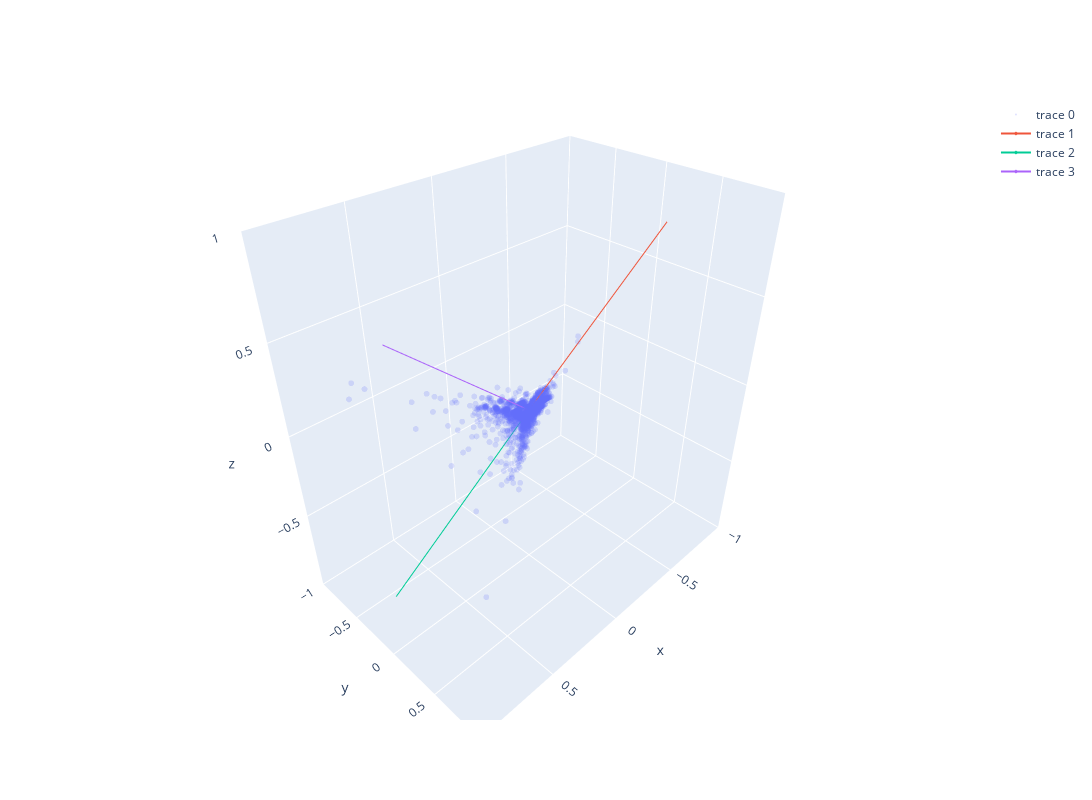

This figure's notebook cell:
### Markdown cell above
In the next cell, you are asked to perform a 3 components PCA and plot it using Plotly.
<div class="alert alert-danger">
 Note: On certain versions of Firefox, the 3D scatter function of plotly may have some issues.
</div>

### Code cell
"""
CELL N°2.2.2 : Principal Component Analysis (3D)

@pre:  A pandas.DataFrame `X` containing the dataset and labels `y`
@post: A PCA visualization in 3D where points are colored with respect to true labels `y`
"""
import plotly.graph_objs as go

def PCA_3comp_visu(X):

    pca = PCA(n_components=3) # create the scikit-learn estimator, here the PCA with 3 PCs
    X = pca.fit_transform(X) # fit the data, i.e., actually run the estimation of PCs and loadings from dataset X
    X_normalized = X / (X.max(axis=0) - X.min(axis=0))
    X = pd.DataFrame(data=X_normalized, columns=["PC1", "PC2", "PC3"])

    # plot data
    scat3d_tr = go.Scatter3d(x=X["PC1"], y=X["PC2"], z=X["PC3"], ids=y, mode='markers', marker=dict(size=2, opacity=0.2))

    fig2 = go.FigureWidget(data=[scat3d_tr])

    for length, vector in zip(pca.explained_variance_, pca.components_):
        v = vector * 3 * np.sqrt(length)
        vec = np.vstack((pca.mean_, pca.mean_ + v)) 
        fig2.add_trace(go.Scatter3d(x=vec[:,0], y=vec[:,1], z=vec[:,2], marker=dict(symbol='diamond', size=3)))

    fig2.update_layout(
        scene = dict(
            xaxis = dict(nticks=10, range=[-1,1]),
            yaxis = dict(nticks=10, range=[-1,1]),
            zaxis = dict(nticks=10, range=[-1,1]),
            aspectmode = 'data'
        ),
        width=1200, height=800,
        showlegend = True)

    fig2.show()

PCA_3comp_visu(X)

### Figure 1 — Plotly figure (JSON) as saved in the notebook; plotly's stock layout.template omitted (floating-point values rounded to 4 significant figures; data arrays with more than 128 entries replaced by an {"elided": "..."} marker saying what was removed)
{"data": [{"ids": {"elided": "5388 int values"}, "marker": {"opacity": 0.2, "size": 2}, "mode": "markers", "type": "scatter3d", "uid": "18797e4a-5f81-43e0-90ea-048e0b1eaf3c", "x": {"elided": "5388 float values"}, "y": {"elided": "5388 float values"}, "z": {"elided": "5388 float values"}}, {"marker": {"size": 3, "symbol": "diamond"}, "type": "scatter3d", "uid": "d8187c56-88d9-456e-a5b4-c71069f536cb", "x": [-7.253e-17, -0.5568], "y": [-3.956e-17, 1.301], "z": [-1.583e-17, 1.742]}, {"marker": {"size": 3, "symbol": "diamond"}, "type": "scatter3d", "uid": "b5ee4387-9fff-48a1-a366-de44b294f328", "x": [-7.253e-17, 2.009], "y": [-3.956e-17, 0.3421], "z": [-1.583e-17, -0.9839]}, {"marker": {"size": 3, "symbol": "diamond"}, "type": "scatter3d", "uid": "003328e9-e19e-447c-a217-7b8da6ce87f8", "x": [-7.253e-17, 1.317], "y": [-3.956e-17, 0.5467], "z": [-1.583e-17, 1.137]}], "layout": {"height": 800, "scene": {"aspectmode": "data", "xaxis": {"nticks": 10, "range": [-1, 1]}, "yaxis": {"nticks": 10, "range": [-1, 1]}, "zaxis": {"nticks": 10, "range": [-1, 1]}}, "showlegend": true, "width": 1200}}
